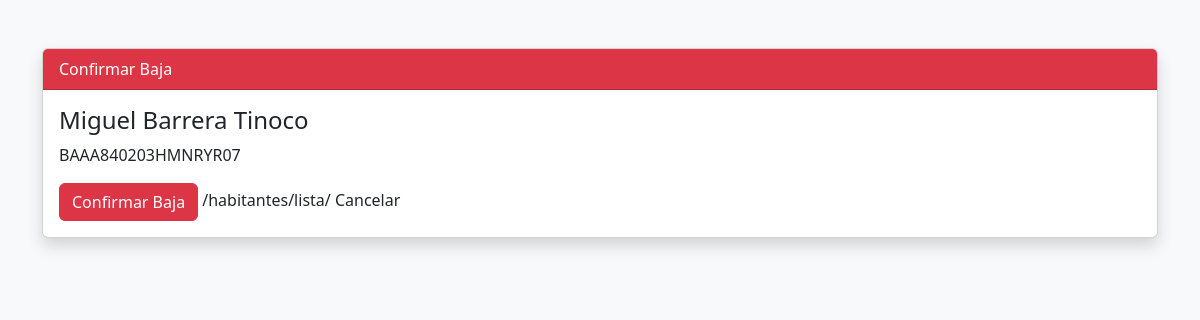
Screenshot of /habitantes/baja/1/ with the database file from the repository.
### habitantes/models.py (models this page shows, shortened)
class Habitante(models.Model):
    curp = models.CharField(
        max_length=18,
        unique=True
    )
    nombre = models.CharField(
        max_length=100
    )
    apellido_paterno = models.CharField(
        max_length=100
    )
    apellido_materno = models.CharField(
        max_length=100
    )
    telefono = models.CharField(
        max_length=15
    )
    domicilio = models.CharField(
        max_length=200
    )
    numero_exterior = models.CharField(
        max_length=20
    )
    numero_interior = models.CharField(
        max_length=20,
        blank=True
    )
    codigo_postal = models.CharField(
        max_length=5
    )
    lineas_domicilio = models.IntegerField(
        default=1
    )
    activo = models.BooleanField(
        default=True
    )

### habitantes/views.py (the view)
# urls.py: path("baja/<int:id>/", baja_habitante, name="baja_habitante"),
def baja_habitante(request, id):
    habitante = get_object_or_404(Habitante, id=id)
    if request.method == "POST":
        habitante.activo = False
        habitante.save()
        return redirect("lista_habitantes")
    return render(request, "habitantes/baja.html", {"habitante": habitante})

### habitantes/templates/habitantes/baja.html (shortened to what this page needs)
<!DOCTYPE html>
<html lang="es">
<head>
<link href="https://cdn.jsdelivr.net/npm/bootstrap@5.3.0/dist/css/bootstrap.min.css"
      rel="stylesheet">
</head>
<body class="bg-light">
<div class="container mt-5">
    <div class="card shadow">
        <div class="card-header bg-danger text-white">
            Confirmar Baja
        </div>
        <div class="card-body">
            <h4>
                {{ habitante.nombre }}
                {{ habitante.apellido_paterno }}
                {{ habitante.apellido_materno }}
            </h4>
                  {{ habitante.curp }}
            <form method="POST">
                <button class="btn btn-danger">
                    Confirmar Baja
                </button>
                /habitantes/lista/
                    Cancelar
            </form>
        </div>
    </div>
</div>
</body>
</html>

### rows the page displays
Habitante: nombre "Miguel", apellido_paterno "Barrera", apellido_materno "Tinoco", curp "BAAA840203HMNRYR07"
